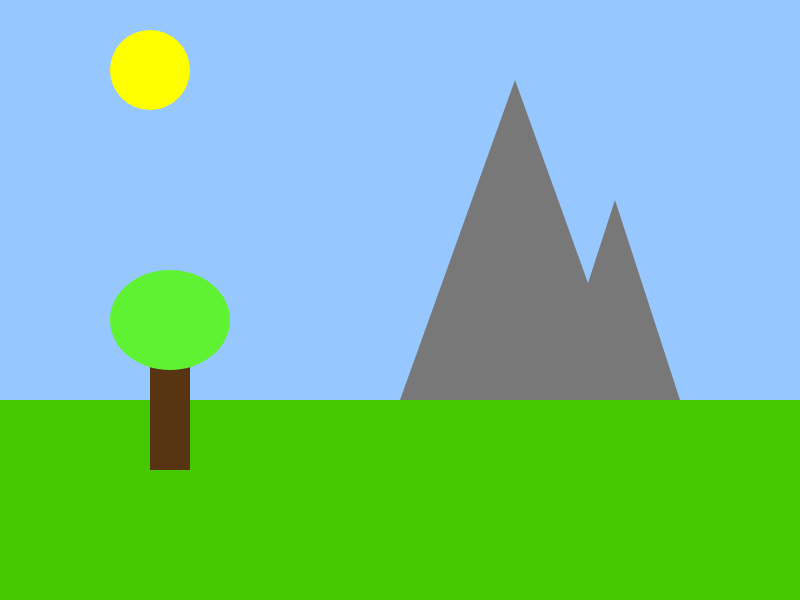
Frame 1 (no input)
Frame 60 (no input): identical to frame 1, image omitted
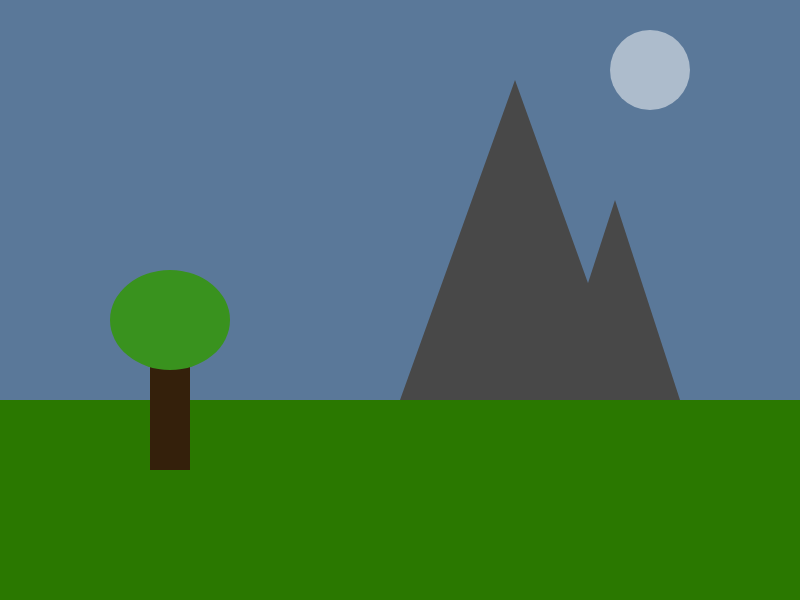
Frame 120 (the mouse pressed at the canvas centre since frame 60)

The p5.js sketch that drew these frames (run headless with seeded random() and noise() and a simulated clock; from frame 60 on, the mouse is pressed at the canvas centre):

// p5.js sketch
// ── sketch.js
var groundHeight;
var mountain1;
var mountain2;

var tree;

var moon;
var sun;
var darkness;

function setup()
{
	createCanvas(800, 600);
	//set the groundHeight proportional to the canvas size
	groundHeight = (height / 3) * 2;

	//initalise the mountain objects with properties to help draw them to the canvas
	mountain1 = {
		x: 400,
		y: groundHeight,
		height: 320,
		width: 230
	};
	mountain2 = {
		x: 550,
		y: groundHeight,
		height: 200,
		width: 130
	};

	//initalise the tree object
	tree = {
		x: 150,
		y: groundHeight - 80,
		trunkWidth: 40,
		trunkHeight: 150,
		canopyWidth: 120,
		canopyHeight: 100
	};

    //initalise the sun 
	sun = {
		x: 150,
		y: 70,
		diameter: 80,
	};
    
    //TASK: intialise a moon object with an extra property for brightness
	moon = {
		x:650,
		y:70,
		diameter: 80,
		darkness: 0,
	};
	
}



function draw()
{
	//TASK: update the values for the moons brightness, the sun's position and the darkness.
	//You can either map this to the mouse's location (i.e. the futher left the mouse is the more daylight) or you can just change the values gradually over time.


	//draw the sky
	background(150, 200, 255);
	noStroke();

	//draw the sun
	fill(255, 255, 0);
	ellipse(sun.x, sun.y + mouseX, sun.diameter);
    
    

	//draw the ground and make it green
	fill(70, 200, 0);
	rect(0, groundHeight, width, height - groundHeight);

	//draw the mountains
	fill(120);
	triangle(mountain1.x, mountain1.y,
		mountain1.x + mountain1.width, mountain1.y,
		mountain1.x + (mountain1.width / 2), mountain1.y - mountain1.height);

	triangle(mountain2.x, mountain2.y,
		mountain2.x + mountain2.width, mountain2.y,
		mountain2.x + (mountain2.width / 2), mountain2.y - mountain2.height);
    
    //TASK: You can draw the tree yourself
	fill(87,53,19);
	rect(tree.x, tree.y, tree.trunkWidth, tree.trunkHeight);
	fill(95,242,50);
	ellipse(tree.x + 20, tree.y, tree.canopyWidth, tree.canopyHeight);
    

	//TASK: make the scene dark by drawing a rectangle that covers the whole canvas.
	//Use the alpha value of fill to determine how dark to make it
	fill('rgba(0, 0, 0,' + mouseX/1000  + ')');
	rect(0,0, 800, 600);

	//TASK: you'll need to draw the moon too. Make sure you use brightness to adjust the colour
	fill('rgba(255, 255, 255,' + moon.darkness + mouseX/800 + ')');
	ellipse(moon.x, moon.y, moon.diameter);



}
